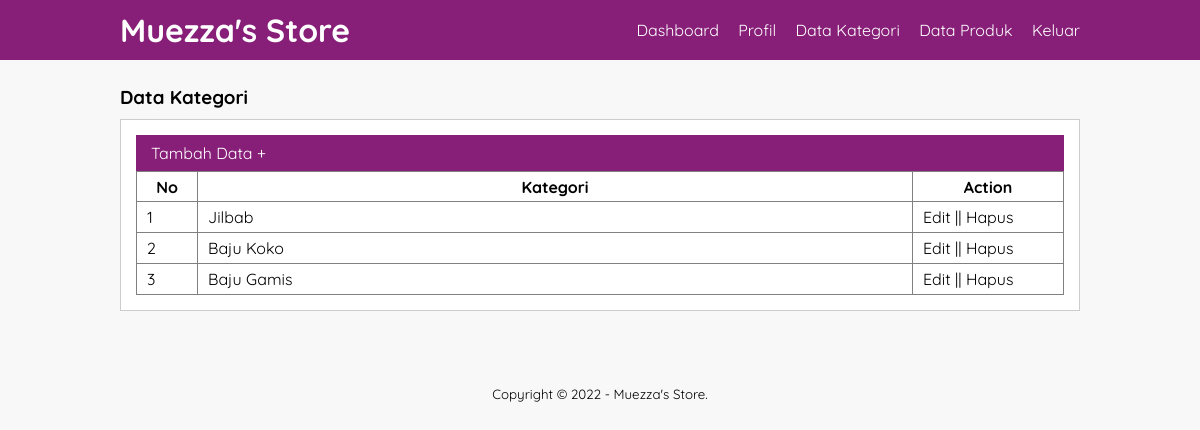
Page /data-kategori.php (signed in) on the committed database.
### tables this page shows
CREATE TABLE `tb_category` (
  `category_id` int(11) NOT NULL,
  `category_name` varchar(25) NOT NULL
);

### data-kategori.php (the view, shortened to what this page needs)
<?php
	include 'koneksi.php';
?>
<!DOCTYPE html>
<html>
<head>
	<link rel="stylesheet" type="text/css" href="css/style.css">
</head>
<body>
	<header>
		<div class="container">
			<h1><a href="dashboard.php">Muezza's Store</a></h1>
			<ul>
				<li><a href="dashboard.php">Dashboard</a></li>
				<li><a href="profil.php">Profil</a></li>
				<li><a href="data-kategori.php">Data Kategori</a></li>
				<li><a href="data-produk.php">Data Produk</a></li>
				<li><a href="keluar.php">Keluar</a></li>
			</ul>
		</div>
	</header>
	<div class="section">
		<div class="container">
			<h3>Data Kategori</h3>
			<div class="box">
				<p class="btn"><a href="tambah-kategori.php">Tambah Data +</a></p>
				<table border="1" cellspacing="0" class="table">
					<thead>
						<tr>
							<th width="60px">No</th>
							<th>Kategori</th>
							<th width="150px">Action</th>
						</tr>
					</thead>
					<tbody>
						<?php
							$no = 1;
							$kategori = mysqli_query($conn, "SELECT * FROM tb_category ORDER BY category_id DESC");
							if(mysqli_num_rows($kategori) > 0){
							while($row = mysqli_fetch_array($kategori)){
						?>
						<tr>
							<td><?php echo $no++ ?></td>
							<td><?php echo $row['category_name'] ?></td>
							<td>
								<a href="edit-kategori.php?id=<?php echo $row['category_id'] ?>">Edit</a> || <a href="proses-hapus.php?idk=<?php echo $row['category_id'] ?>" onclick="return confirm('Yakin ingin hapus ?')">Hapus</a>
							</td>
						</tr>
						<?php }}else{ ?>
							<tr>
								<td colspan="3">Tidak ada data</td>
							</tr>
						<?php } ?>
					</tbody>
				</table>
			</div>
		</div>
	</div>
	<footer>
		<div class="container">
		<small><center>Copyright &copy; 2022 - Muezza's Store.</center></small>
		</div>
	</footer>
</body>
</html>

### css/style.css (style rules this page uses)
* { padding:0; margin:0; font-family: 'Quicksand', sans-serif; }
body { background-color: #f8f8f8; }
a { color: inherit; text-decoration: none; }
.btn { padding:8px 15px; background-color: #871F78; color: #fff; border:none; cursor: pointer; }
header { background-color: #871F78; color: #fff; }
header h1 { float: left; padding:10px 0; }
header ul { float: right; }
header ul li { display: inline-block; }
header ul li a { padding:20px 0 20px 15px; display: inline-block; }
footer { padding:25px 0; }
.container { width: 80%; margin:0 auto; }
.container:after { content: ''; display: block; clear: both; }
.section { padding:25px 0; }
.box { background-color: #fff; border:1px solid #ccc; padding:15px; box-sizing: border-box; margin:10px 0 25px 0; }
.box:after { content: ''; display: block; clear: both; }
.table { width: 100%; border-collapse: collapse; }
.table tr { height: 30px; }
.table tr td { padding:5px 10px; }

### rows in the picture
tb_category: category_name "Jilbab"
tb_category: category_name "Baju Koko"
tb_category: category_name "Baju Gamis"
